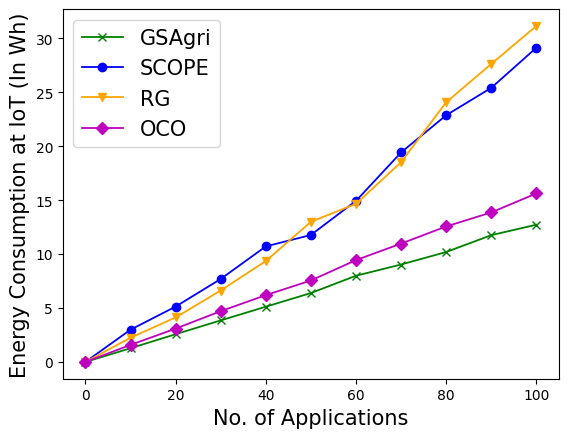

Recreate this plot in Python.
import matplotlib.pyplot as plt

#x_axis = [0, 70, 140, 210, 280, 350, 420, 490, 560, 630, 700]
x_axis = [0, 10, 20, 30, 40, 50, 60, 70, 80, 90, 100]

y_axis_GSAgri = [0, 1.27, 2.57, 3.85, 5.12, 6.387, 7.99, 9.031, 10.19, 11.75, 12.72]
y_axis_SCOPE = [0, 2.99, 5.13, 7.69, 10.71, 11.77, 14.93, 19.42, 22.87, 25.41, 29.13]
y_axis_RG = [0, 2.24, 4.126, 6.62, 9.36, 12.99, 14.66, 18.52, 24.07, 27.63, 31.15]
y_axis_OCO = [0, 1.58, 3.087, 4.706, 6.19, 7.55, 9.44, 10.97,12.56, 13.86, 15.62]

plt.plot(x_axis, y_axis_GSAgri, marker='x', label='GSAgri', linewidth=1.3, color='green')
plt.plot(x_axis, y_axis_SCOPE, marker='o', label='SCOPE', linewidth=1.3, color='blue')
plt.plot(x_axis, y_axis_RG, marker='v', label='RG', linewidth=1.3, color='orange')
plt.plot(x_axis, y_axis_OCO, marker='D', label='OCO', linewidth=1.3, color='m')
#plt.title('UE Energy Consumption', fontsize = 15)

plt.ylabel('Energy Consumption at IoT (In Wh)', fontsize = 15)
plt.xlabel('No. of Applications', fontsize = 15)
plt.legend(loc='best', prop={'size': 15})
plt.savefig('real_energy_consumption.png', bbox_inches='tight')
plt.show()
